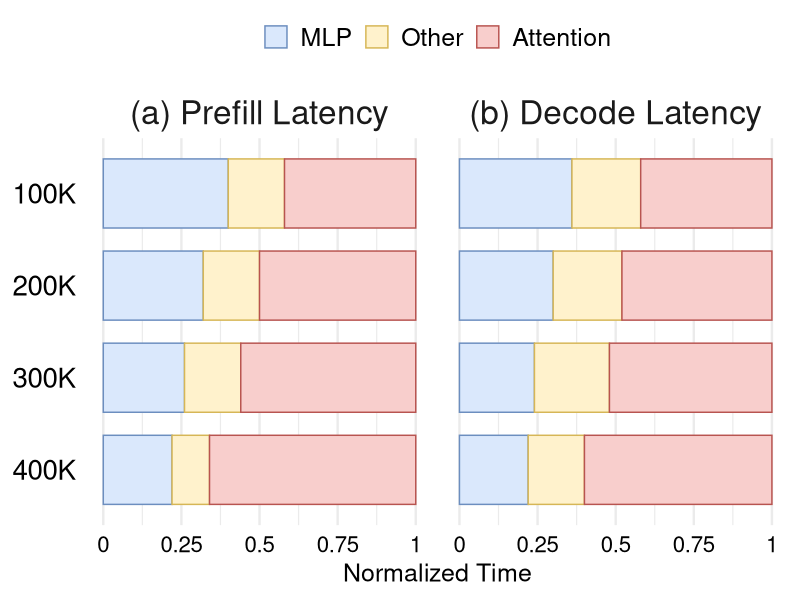

Reproduce this figure in R.
library(tidyverse)

data <- tribble(
  ~stage,                ~tokens, ~component,  ~latency,
  "(a) Prefill Latency", "100K",  "MLP",       0.40,
  "(a) Prefill Latency", "100K",  "Other",     0.18,
  "(a) Prefill Latency", "100K",  "Attention", 0.42,
  "(a) Prefill Latency", "200K",  "MLP",       0.32,
  "(a) Prefill Latency", "200K",  "Other",     0.18,
  "(a) Prefill Latency", "200K",  "Attention", 0.50,
  "(a) Prefill Latency", "300K",  "MLP",       0.26,
  "(a) Prefill Latency", "300K",  "Other",     0.18,
  "(a) Prefill Latency", "300K",  "Attention", 0.56,
  "(a) Prefill Latency", "400K",  "MLP",       0.22,
  "(a) Prefill Latency", "400K",  "Other",     0.12,
  "(a) Prefill Latency", "400K",  "Attention", 0.66,
  "(b) Decode Latency",  "100K",  "MLP",       0.36,
  "(b) Decode Latency",  "100K",  "Other",     0.22,
  "(b) Decode Latency",  "100K",  "Attention", 0.42,
  "(b) Decode Latency",  "200K",  "MLP",       0.30,
  "(b) Decode Latency",  "200K",  "Other",     0.22,
  "(b) Decode Latency",  "200K",  "Attention", 0.48,
  "(b) Decode Latency",  "300K",  "MLP",       0.24,
  "(b) Decode Latency",  "300K",  "Other",     0.24,
  "(b) Decode Latency",  "300K",  "Attention", 0.52,
  "(b) Decode Latency",  "400K",  "MLP",       0.22,
  "(b) Decode Latency",  "400K",  "Other",     0.18,
  "(b) Decode Latency",  "400K",  "Attention", 0.60,
)

data <- data %>%
  mutate(
    stage = fct_relevel(stage, "(a) Prefill Latency", "(b) Decode Latency"),
    tokens = fct_rev(fct_inorder(tokens)),
    component = fct_relevel(component, "MLP", "Other", "Attention")
  )

fig <- ggplot(data, aes(x = latency, y = tokens, fill = component, colour = component)) +
  geom_col(width = 0.75, position = position_stack(reverse = TRUE)) +
  facet_grid(. ~ stage) +
  scale_fill_manual(
    values = c(MLP = "#DAE8FC", Other = "#FFF2CC", Attention = "#F8CECC"),
  ) +
  scale_colour_manual(
    values = c(MLP = "#6C8EBF", Other = "#D6B656", Attention = "#B85450"),
  ) +
  scale_x_continuous(
    limits = c(0, 1),
    breaks = c(0, 0.25, 0.5, 0.75, 1),
    labels = c("0", "0.25", "0.5", "0.75", "1"),
  ) +
  labs(x = "Normalized Time", y = NULL) +
  theme_minimal(base_size = 18) +
  theme(
    strip.text = element_text(size = 24),
    legend.position = "top",
    legend.title = element_blank(),
    legend.text = element_text(size = 18),
    axis.text.x = element_text(size = 16, colour = "black"),
    axis.text.y = element_text(size = 20, colour = "black"),
    panel.grid.major.y = element_blank(),
  )

ggsave("breakdown_1.pdf", fig, width = 7.0, height = 4.0, units = "in")
